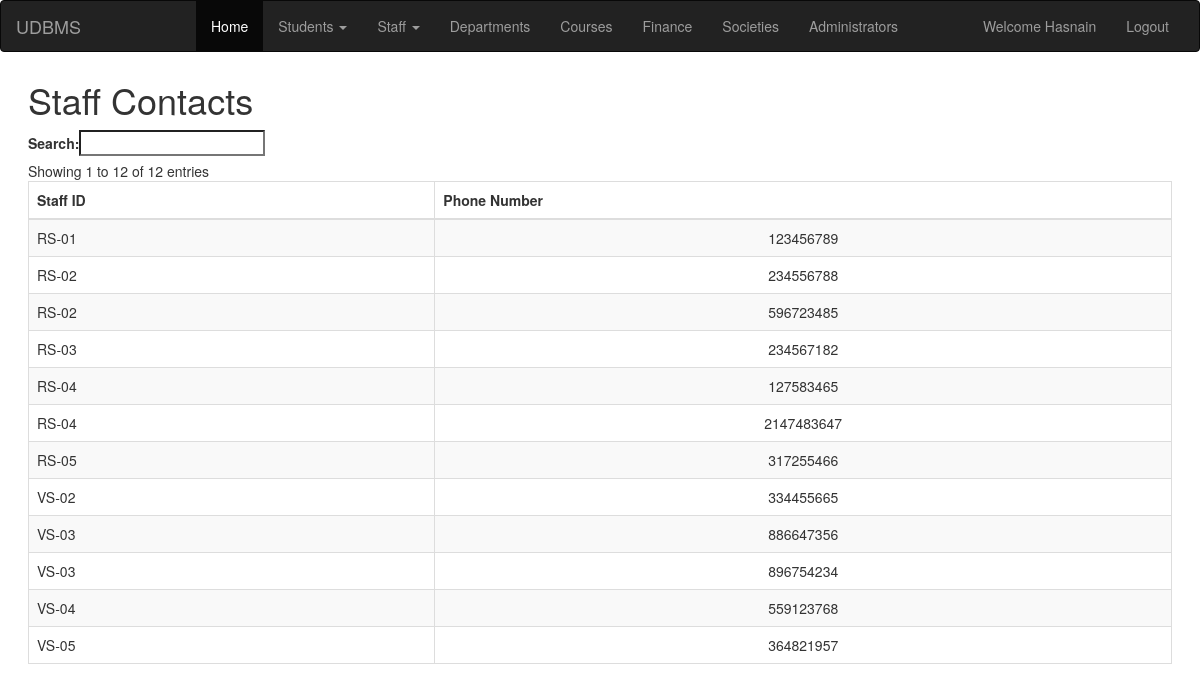
Page /staffcontacts.php (signed in) on the committed database.
### tables this page shows
CREATE TABLE `staff_contacts` (
  `STAFF_ID` varchar(10) NOT NULL,
  `PHONE_NO` int(11) NOT NULL
);

### staffcontacts.php (the view, shortened to what this page needs)
<!DOCTYPE html>
<html lang="en">
<head>
<link rel="stylesheet" href="https://maxcdn.bootstrapcdn.com/bootstrap/3.3.7/css/bootstrap.min.css">
<link rel='stylesheet' href='https://cdn.datatables.net/1.10.12/css/dataTables.bootstrap.min.css'>
<link rel='stylesheet' href='https://cdn.datatables.net/buttons/1.2.2/css/buttons.bootstrap.min.css'>
</head>
<body>
<?php include 'navigation.php' ?>
<div class="content">
<h1>Staff Contacts</h1>
<table id="example" class="table table-striped table-bordered" cellspacing="0" width="100%">
	<thead>
		<tr>
        <th>Staff ID</th>
        <th>Phone Number</th>
		</tr>
	</thead>
	<tbody>
    <?php
        include 'connect.php';
        $sql = "SELECT * FROM STAFF_CONTACTS";
        $result = $db->query($sql);
        if ($result->num_rows > 0) {
            while($row = $result->fetch_assoc()) {
              echo "<tr>";
              echo "<td>".$row["STAFF_ID"]."</td>";
              echo "<td>".$row["PHONE_NO"]."</td>";
            echo "</tr>";
            }
        }
        else {
            echo "0 results";
        }
        ?>
    </tbody>
</table>
</div>
</body>
</html>

### staffcontacts.php (style rules this page uses)
.content { margin:2em; }
td:last-child { text-align:center; }

### rows in the picture
staff_contacts: STAFF_ID "RS-01", PHONE_NO "123456789"
staff_contacts: STAFF_ID "RS-04", PHONE_NO "127583465"
staff_contacts: STAFF_ID "RS-02", PHONE_NO "234556788"
staff_contacts: STAFF_ID "RS-03", PHONE_NO "234567182"
staff_contacts: STAFF_ID "RS-05", PHONE_NO "317255466"
staff_contacts: STAFF_ID "VS-02", PHONE_NO "334455665"
staff_contacts: STAFF_ID "VS-05", PHONE_NO "364821957"
staff_contacts: STAFF_ID "VS-04", PHONE_NO "559123768"
staff_contacts: STAFF_ID "RS-02", PHONE_NO "596723485"
staff_contacts: STAFF_ID "VS-03", PHONE_NO "886647356"
staff_contacts: STAFF_ID "VS-03", PHONE_NO "896754234"
staff_contacts: STAFF_ID "RS-04", PHONE_NO "2147483647"

### other values in the picture
$_SESSION['username'] "Hasnain"
